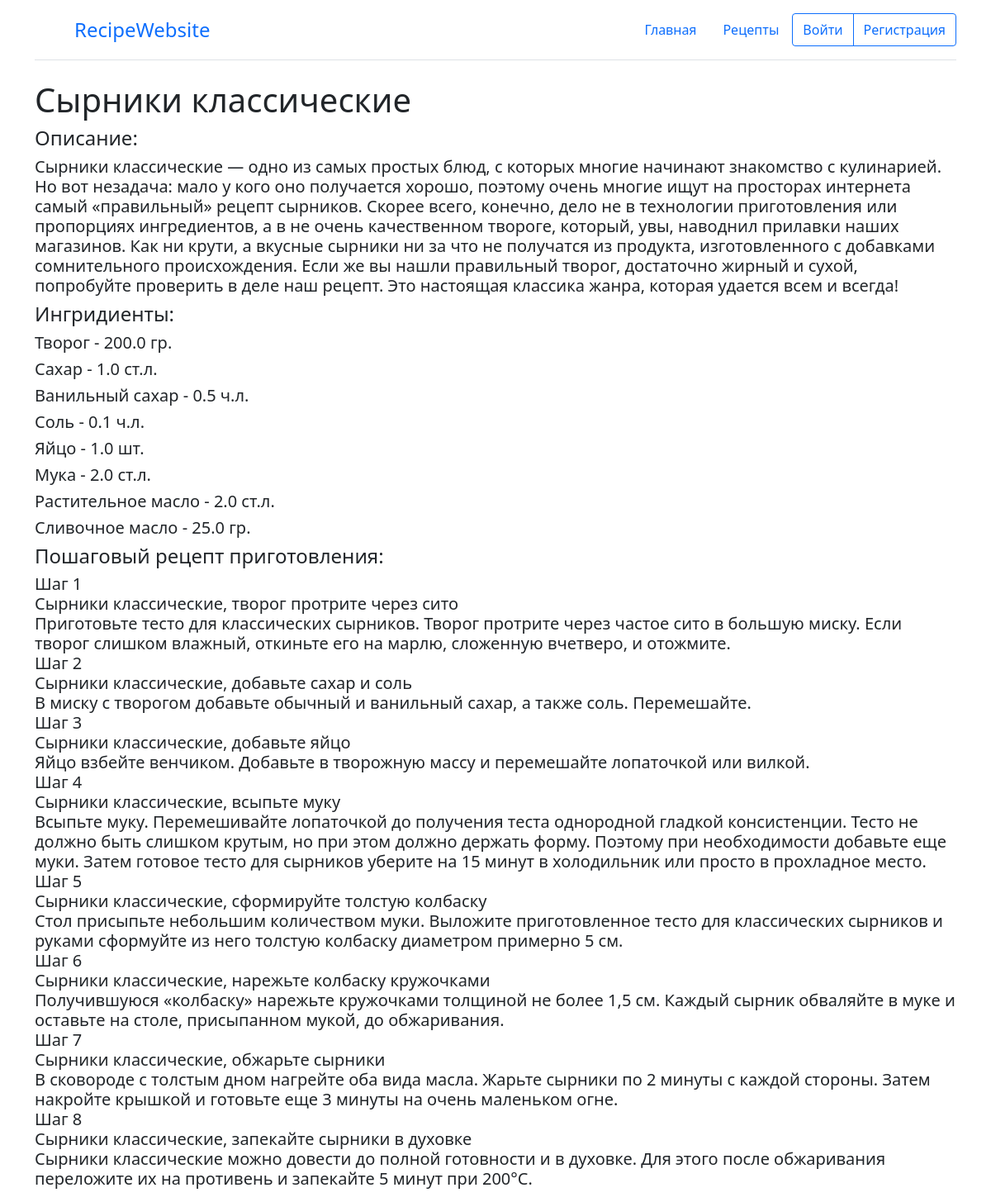
/recipe/1, run on the app's committed database.
### Recipe/models.py (models this page shows, shortened)
class Recipe(models.Model):
    name = models.CharField(max_length=100)
    user = models.ForeignKey(user, on_delete=models.CASCADE)
    description = models.TextField()
    ingredients = models.ManyToManyField(Product, through="Ingredient")
    steps = models.TextField()

class Ingredient(models.Model):
    product = models.ForeignKey(Product, on_delete=models.CASCADE)
    recipe = models.ForeignKey(Recipe, on_delete=models.CASCADE)
    quantity = models.FloatField()
    unit = models.CharField(max_length=50)
    class Meta:
        unique_together = ("product", "recipe")
    def __str__(self):
        return f'{self.product} - {self.quantity} {self.unit}'

class Product(models.Model):
    name = models.CharField(max_length=100)
    category = models.CharField(max_length=100)
    def __str__(self):
        return self.name

### Recipe/views.py (the view)
# urls.py: path('recipe/<int:recipe_id>', views.recipe, name="recipe"),
def recipe(request, recipe_id):
    recipe = get_object_or_404(Recipe, pk=recipe_id)
    ingredients = Ingredient.objects.all().filter(recipe_id=recipe_id)
    context = {
        "title": recipe.name,
        "description": recipe.description,
        "ingredients": ingredients,
        "steps": recipe.steps
    }
    return render(request, "Recipe/recipe.html", context=context)

### templates/Recipe/recipe.html
{% extends "base.html" %}
{% load bootstrap5 %}
{% load static %}
{% block content %}
    <div class="container">
        <h1>{{ title }}</h1>
        <h4>Описание:</h4>
        <h5>{{ description }}</h5>
        <h4>Ингридиенты:</h4>
        {% for ingredient in ingredients %}
        <h5>{{ ingredient }}</h5>
        {% endfor %}
        <h4>Пошаговый рецепт приготовления:</h4>
        <h5>{{ steps|linebreaks }}</h5>
    </div>
{% endblock %}

### templates/base.html (shortened to what this page needs)
{% load bootstrap5 %}
{% load static %}
<!doctype html>
<html lang="ru">
  <head>
    <link rel="stylesheet" href="{% static 'css/bootstrap.min.css' %}">
  </head>
  <body>
    {% include "includes/header.html" %}
    {% block content %}{% endblock %}
  </body>
</html>

### templates/includes/header.html
{% load bootstrap5 %}
{% load static %}
<div class="container">
    <header class="d-flex flex-wrap justify-content-center py-3 mb-4 border-bottom">
      <a href={% url "index" %} class="d-flex align-items-center mb-3 mb-md-0 me-md-auto link-body-emphasis text-decoration-none">
        <svg class="bi me-2" width="40" height="32"><use xlink:href="#bootstrap"/></svg>
        <span class="fs-4">RecipeWebsite</span>
      </a>
      <ul class="nav nav-pills">
        <li class="nav-item"><a href= {% url "index" %} class="nav-link">Главная</a></li>
        <li class="nav-item"><a href={% url "all_recipes" %} class="nav-link">Рецепты</a></li>
        {% if user.is_authenticated %}
        <li class="nav-item"><a href={% url "my_recipe" %} class="nav-link">Мои рецепты</a></li>
        <div class="btn-group" role="group" aria-label="Basic outlined example">
            <button type="button" class="btn btn-outline-primary">
                <a class="text-decoration-none text-reset" href={% url "profile" %}>{{ user.username }}</a>
            </button>
            <button type="button" class="btn btn-outline-primary">
                <a class="text-decoration-none text-reset" href={% url "logout" %}>Выйти</a>
            </button>
        </div>
        {% else %}
        <div class="btn-group" role="group" aria-label="Basic outlined example">
            <button type="button" class="btn btn-outline-primary">
                <a class="text-decoration-none text-reset" href= {% url "login" %}>Войти</a>
            </button>
            <button type="button" class="btn btn-outline-primary">
                <a class="text-decoration-none text-reset"href={% url "registration" %}> Регистрация</a>
            </button>
        </div>
        {% endif %}
    </ul>
</header>
</div>

### data on the page
Recipe: name "Сырники классические", description "Сырники классические — одно из самых простых блюд, с которых многие начинают знакомство с кулинарией. Но вот незадача: мало у кого оно получается хорошо, поэтому очень многие ищут на просторах интернета самый «правильный» рецепт сырников. Скорее всего, конечно, дело не в технологии приготовления или пропорциях ингредиентов, а в не очень качественном твороге, который, увы, наводнил прилавки наших магазинов. Как ни крути, а вкусные сырники ни за что не получатся из продукта, изготовленного с добавками сомнительного происхождения. Если же вы нашли правильный творог, достаточно жирный и сухой, попробуйте проверить в деле наш рецепт. Это настоящая классика жанра, которая удается всем и всегда!", steps "Шаг 1 Сырники классические, творог протрите через сито Приготовьте тесто для классических сырников. Творог протрите через частое сито в большую миску. Если творог слишком влажный, откиньте его на марлю, сложенную вчетверо, и отожмите. Шаг 2 Сырники классические, добавьте сахар и соль В миску с творогом добавьте обычный и ванильный сахар, а также соль. Перемешайте. Шаг 3 Сырники классические, добавьте яйцо Яйцо взбейте венчиком. Добавьте в творожную массу и перемешайте лопаточкой или вилкой. Шаг 4 Сырники классические, всыпьте муку Всыпьте муку. Перемешивайте лопаточкой до получения теста однородной гладкой консистенции. Тесто не должно быть слишком крутым, но при этом должно держать форму.…"
Ingredient: product+quantity+unit "Творог - 200.0 гр."
Ingredient: product+quantity+unit "Сахар - 1.0 ст.л."
Ingredient: product+quantity+unit "Ванильный сахар - 0.5 ч.л."
Ingredient: product+quantity+unit "Соль - 0.1 ч.л."
Ingredient: product+quantity+unit "Яйцо - 1.0 шт."
Ingredient: product+quantity+unit "Мука - 2.0 ст.л."
Ingredient: product+quantity+unit "Растительное масло - 2.0 ст.л."
Ingredient: product+quantity+unit "Сливочное масло - 25.0 гр."
